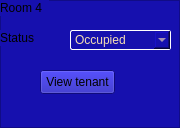
               <widget class="QFrame" name="frame_3">
                <property name="sizePolicy">
                 <sizepolicy hsizetype="Fixed" vsizetype="Fixed">
                  <horstretch>0</horstretch>
                  <verstretch>0</verstretch>
                 </sizepolicy>
                </property>
                <property name="minimumSize">
                 <size>
                  <width>139</width>
                  <height>128</height>
                 </size>
                </property>
                <property name="styleSheet">
                 <string notr="true">background-color:#1610ae;</string>
                </property>
                <property name="frameShape">
                 <enum>QFrame::StyledPanel</enum>
                </property>
                <property name="frameShadow">
                 <enum>QFrame::Raised</enum>
                </property>
                <widget class="QLabel" name="label_50">
                 <property name="geometry">
                  <rect>
                   <x>0</x>
                   <y>0</y>
                   <width>49</width>
                   <height>16</height>
                  </rect>
                 </property>
                 <property name="text">
                  <string>Room 4</string>
                 </property>
                </widget>
                <widget class="QLabel" name="label_51">
                 <property name="geometry">
                  <rect>
                   <x>0</x>
                   <y>30</y>
                   <width>49</width>
                   <height>16</height>
                  </rect>
                 </property>
                 <property name="text">
                  <string>Status</string>
                 </property>
                </widget>
                <widget class="QPushButton" name="view_tenant_btn_4">
                 <property name="geometry">
                  <rect>
                   <x>40</x>
                   <y>70</y>
                   <width>75</width>
                   <height>24</height>
                  </rect>
                 </property>
                 <property name="text">
                  <string>View tenant</string>
                 </property>
                </widget>
                <widget class="QComboBox" name="statusEdit_11">
                 <property name="geometry">
                  <rect>
                   <x>70</x>
                   <y>30</y>
                   <width>101</width>
                   <height>20</height>
                  </rect>
                 </property>
                 <property name="styleSheet">
                  <string notr="true">border:1px solid white;
border-radius:1.5px;
color:wheat;</string>
                 </property>
                 <item>
                  <property name="text">
                   <string>Occupied</string>
                  </property>
                 </item>
                 <item>
                  <property name="text">
                   <string>Vacant</string>
                  </property>
                 </item>
                 <item>
                  <property name="text">
                   <string>Needing Repair</string>
                  </property>
                 </item>
                </widget>
               </widget>
